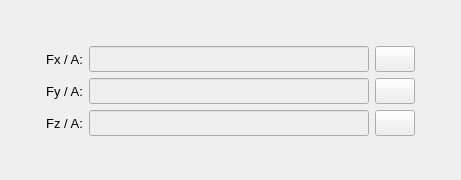
           <widget class="QWidget" name="tab_tabular_data">
            <attribute name="title">
             <string>Tabular data</string>
            </attribute>
            <layout class="QGridLayout" name="gridLayout_10">
             <property name="leftMargin">
              <number>2</number>
             </property>
             <property name="topMargin">
              <number>2</number>
             </property>
             <property name="rightMargin">
              <number>2</number>
             </property>
             <property name="bottomMargin">
              <number>2</number>
             </property>
             <property name="spacing">
              <number>2</number>
             </property>
             <item row="1" column="0">
              <widget class="QFrame" name="frame_9">
               <property name="frameShape">
                <enum>QFrame::NoFrame</enum>
               </property>
               <property name="frameShadow">
                <enum>QFrame::Raised</enum>
               </property>
               <layout class="QGridLayout" name="gridLayout_3">
                <property name="leftMargin">
                 <number>4</number>
                </property>
                <property name="topMargin">
                 <number>4</number>
                </property>
                <property name="rightMargin">
                 <number>4</number>
                </property>
                <property name="bottomMargin">
                 <number>2</number>
                </property>
                <property name="spacing">
                 <number>6</number>
                </property>
                <item row="0" column="2">
                 <widget class="QLineEdit" name="lineEdit_path_table_Fx">
                  <property name="enabled">
                   <bool>false</bool>
                  </property>
                  <property name="minimumSize">
                   <size>
                    <width>280</width>
                    <height>26</height>
                   </size>
                  </property>
                  <property name="maximumSize">
                   <size>
                    <width>280</width>
                    <height>26</height>
                   </size>
                  </property>
                  <property name="styleSheet">
                   <string notr="true"/>
                  </property>
                  <property name="alignment">
                   <set>Qt::AlignCenter</set>
                  </property>
                 </widget>
                </item>
                <item row="0" column="1">
                 <widget class="QLabel" name="label_table_Fx">
                  <property name="enabled">
                   <bool>true</bool>
                  </property>
                  <property name="minimumSize">
                   <size>
                    <width>0</width>
                    <height>26</height>
                   </size>
                  </property>
                  <property name="maximumSize">
                   <size>
                    <width>80</width>
                    <height>26</height>
                   </size>
                  </property>
                  <property name="font">
                   <font>
                    <pointsize>10</pointsize>
                   </font>
                  </property>
                  <property name="text">
                   <string>Fx / A:</string>
                  </property>
                  <property name="alignment">
                   <set>Qt::AlignRight|Qt::AlignTrailing|Qt::AlignVCenter</set>
                  </property>
                 </widget>
                </item>
                <item row="1" column="1">
                 <widget class="QLabel" name="label_table_Fy">
                  <property name="enabled">
                   <bool>true</bool>
                  </property>
                  <property name="minimumSize">
                   <size>
                    <width>0</width>
                    <height>26</height>
                   </size>
                  </property>
                  <property name="maximumSize">
                   <size>
                    <width>80</width>
                    <height>26</height>
                   </size>
                  </property>
                  <property name="font">
                   <font>
                    <pointsize>10</pointsize>
                   </font>
                  </property>
                  <property name="text">
                   <string>Fy / A:</string>
                  </property>
                  <property name="alignment">
                   <set>Qt::AlignRight|Qt::AlignTrailing|Qt::AlignVCenter</set>
                  </property>
                 </widget>
                </item>
                <item row="1" column="2">
                 <widget class="QLineEdit" name="lineEdit_path_table_Fy">
                  <property name="enabled">
                   <bool>false</bool>
                  </property>
                  <property name="minimumSize">
                   <size>
                    <width>280</width>
                    <height>26</height>
                   </size>
                  </property>
                  <property name="maximumSize">
                   <size>
                    <width>280</width>
                    <height>26</height>
                   </size>
                  </property>
                  <property name="styleSheet">
                   <string notr="true"/>
                  </property>
                  <property name="alignment">
                   <set>Qt::AlignCenter</set>
                  </property>
                 </widget>
                </item>
                <item row="0" column="3">
                 <widget class="QPushButton" name="pushButton_load_Fx_table">
                  <property name="enabled">
                   <bool>true</bool>
                  </property>
                  <property name="sizePolicy">
                   <sizepolicy hsizetype="Expanding" vsizetype="Fixed">
                    <horstretch>0</horstretch>
                    <verstretch>0</verstretch>
                   </sizepolicy>
                  </property>
                  <property name="minimumSize">
                   <size>
                    <width>40</width>
                    <height>26</height>
                   </size>
                  </property>
                  <property name="maximumSize">
                   <size>
                    <width>40</width>
                    <height>26</height>
                   </size>
                  </property>
                  <property name="font">
                   <font>
                    <pointsize>10</pointsize>
                   </font>
                  </property>
                  <property name="styleSheet">
                   <string notr="true"/>
                  </property>
                  <property name="text">
                   <string/>
                  </property>
                  <property name="icon">
                   <iconset resource="../../../../icons/resources.qrc">
                    <normaloff>:/icons/document_search_blue.png</normaloff>:/icons/document_search_blue.png</iconset>
                  </property>
                  <property name="iconSize">
                   <size>
                    <width>20</width>
                    <height>20</height>
                   </size>
                  </property>
                  <property name="autoDefault">
                   <bool>false</bool>
                  </property>
                 </widget>
                </item>
                <item row="2" column="1">
                 <widget class="QLabel" name="label_table_Fz">
                  <property name="enabled">
                   <bool>true</bool>
                  </property>
                  <property name="minimumSize">
                   <size>
                    <width>0</width>
                    <height>26</height>
                   </size>
                  </property>
                  <property name="maximumSize">
                   <size>
                    <width>80</width>
                    <height>26</height>
                   </size>
                  </property>
                  <property name="font">
                   <font>
                    <pointsize>10</pointsize>
                   </font>
                  </property>
                  <property name="text">
                   <string>Fz / A:</string>
                  </property>
                  <property name="alignment">
                   <set>Qt::AlignRight|Qt::AlignTrailing|Qt::AlignVCenter</set>
                  </property>
                 </widget>
                </item>
                <item row="2" column="2">
                 <widget class="QLineEdit" name="lineEdit_path_table_Fz">
                  <property name="enabled">
                   <bool>false</bool>
                  </property>
                  <property name="minimumSize">
                   <size>
                    <width>280</width>
                    <height>26</height>
                   </size>
                  </property>
                  <property name="maximumSize">
                   <size>
                    <width>280</width>
                    <height>26</height>
                   </size>
                  </property>
                  <property name="styleSheet">
                   <string notr="true"/>
                  </property>
                  <property name="alignment">
                   <set>Qt::AlignCenter</set>
                  </property>
                 </widget>
                </item>
                <item row="1" column="3">
                 <widget class="QPushButton" name="pushButton_load_Fy_table">
                  <property name="enabled">
                   <bool>true</bool>
                  </property>
                  <property name="sizePolicy">
                   <sizepolicy hsizetype="Expanding" vsizetype="Fixed">
                    <horstretch>0</horstretch>
                    <verstretch>0</verstretch>
                   </sizepolicy>
                  </property>
                  <property name="minimumSize">
                   <size>
                    <width>40</width>
                    <height>26</height>
                   </size>
                  </property>
                  <property name="maximumSize">
                   <size>
                    <width>40</width>
                    <height>26</height>
                   </size>
                  </property>
                  <property name="font">
                   <font>
                    <pointsize>10</pointsize>
                   </font>
                  </property>
                  <property name="styleSheet">
                   <string notr="true"/>
                  </property>
                  <property name="text">
                   <string/>
                  </property>
                  <property name="icon">
                   <iconset resource="../../../../icons/resources.qrc">
                    <normaloff>:/icons/document_search_blue.png</normaloff>:/icons/document_search_blue.png</iconset>
                  </property>
                  <property name="iconSize">
                   <size>
                    <width>20</width>
                    <height>20</height>
                   </size>
                  </property>
                  <property name="autoDefault">
                   <bool>false</bool>
                  </property>
                 </widget>
                </item>
                <item row="2" column="3">
                 <widget class="QPushButton" name="pushButton_load_Fz_table">
                  <property name="enabled">
                   <bool>true</bool>
                  </property>
                  <property name="sizePolicy">
                   <sizepolicy hsizetype="Expanding" vsizetype="Fixed">
                    <horstretch>0</horstretch>
                    <verstretch>0</verstretch>
                   </sizepolicy>
                  </property>
                  <property name="minimumSize">
                   <size>
                    <width>40</width>
                    <height>26</height>
                   </size>
                  </property>
                  <property name="maximumSize">
                   <size>
                    <width>40</width>
                    <height>26</height>
                   </size>
                  </property>
                  <property name="font">
                   <font>
                    <pointsize>10</pointsize>
                   </font>
                  </property>
                  <property name="styleSheet">
                   <string notr="true"/>
                  </property>
                  <property name="text">
                   <string/>
                  </property>
                  <property name="icon">
                   <iconset resource="../../../../icons/resources.qrc">
                    <normaloff>:/icons/document_search_blue.png</normaloff>:/icons/document_search_blue.png</iconset>
                  </property>
                  <property name="iconSize">
                   <size>
                    <width>20</width>
                    <height>20</height>
                   </size>
                  </property>
                  <property name="autoDefault">
                   <bool>false</bool>
                  </property>
                 </widget>
                </item>
                <item row="0" column="4">
                 <spacer name="horizontalSpacer_3">
                  <property name="orientation">
                   <enum>Qt::Horizontal</enum>
                  </property>
                  <property name="sizeHint" stdset="0">
                   <size>
                    <width>40</width>
                    <height>20</height>
                   </size>
                  </property>
                 </spacer>
                </item>
                <item row="0" column="0">
                 <spacer name="horizontalSpacer_4">
                  <property name="orientation">
                   <enum>Qt::Horizontal</enum>
                  </property>
                  <property name="sizeHint" stdset="0">
                   <size>
                    <width>40</width>
                    <height>20</height>
                   </size>
                  </property>
                 </spacer>
                </item>
               </layout>
              </widget>
             </item>
             <item row="0" column="0">
              <spacer name="verticalSpacer_4">
               <property name="orientation">
                <enum>Qt::Vertical</enum>
               </property>
               <property name="sizeHint" stdset="0">
                <size>
                 <width>20</width>
                 <height>40</height>
                </size>
               </property>
              </spacer>
             </item>
             <item row="3" column="0">
              <spacer name="verticalSpacer_8">
               <property name="orientation">
                <enum>Qt::Vertical</enum>
               </property>
               <property name="sizeHint" stdset="0">
                <size>
                 <width>20</width>
                 <height>40</height>
                </size>
               </property>
              </spacer>
             </item>
            </layout>
           </widget>
